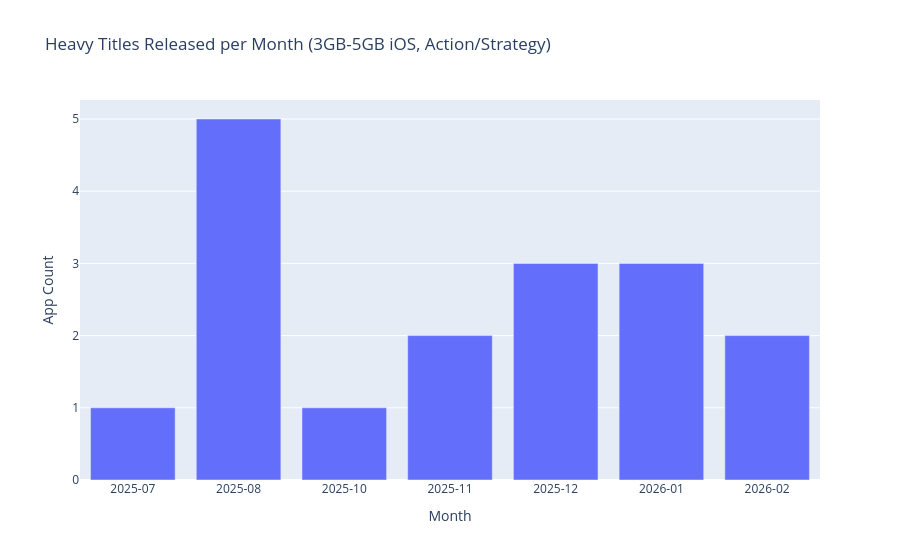

Notebook source saved alongside this figure:
### Code cell
# Release date distribution (monthly)
df_heavy['release_month'] = df_heavy['release_date'].dt.to_period('M').astype(str)
monthly = df_heavy.groupby('release_month').size().reset_index(name='count').sort_values('release_month')

fig = px.bar(monthly, x='release_month', y='count',
             title='Heavy Titles Released per Month (3GB-5GB iOS, Action/Strategy)',
             labels={'release_month': 'Month', 'count': 'App Count'})
fig.update_xaxes(type='category')
fig.show()

monthly

### Figure 1 — Plotly figure (JSON) as saved in the notebook; plotly's stock layout.template omitted (floating-point values rounded to 4 significant figures)
{"data": [{"hovertemplate": "Month=%{x}<br>App Count=%{y}<extra></extra>", "legendgroup": "", "marker": {"color": "#636efa", "pattern": {"shape": ""}}, "name": "", "orientation": "v", "showlegend": false, "textposition": "auto", "type": "bar", "x": ["2025-07", "2025-08", "2025-10", "2025-11", "2025-12", "2026-01", "2026-02"], "xaxis": "x", "y": [1, 5, 1, 2, 3, 3, 2], "yaxis": "y"}], "layout": {"barmode": "relative", "legend": {"tracegroupgap": 0}, "title": {"text": "Heavy Titles Released per Month (3GB-5GB iOS, Action/Strategy)"}, "xaxis": {"anchor": "y", "domain": [0, 1], "title": {"text": "Month"}, "type": "category"}, "yaxis": {"anchor": "x", "domain": [0, 1], "title": {"text": "App Count"}}}}
